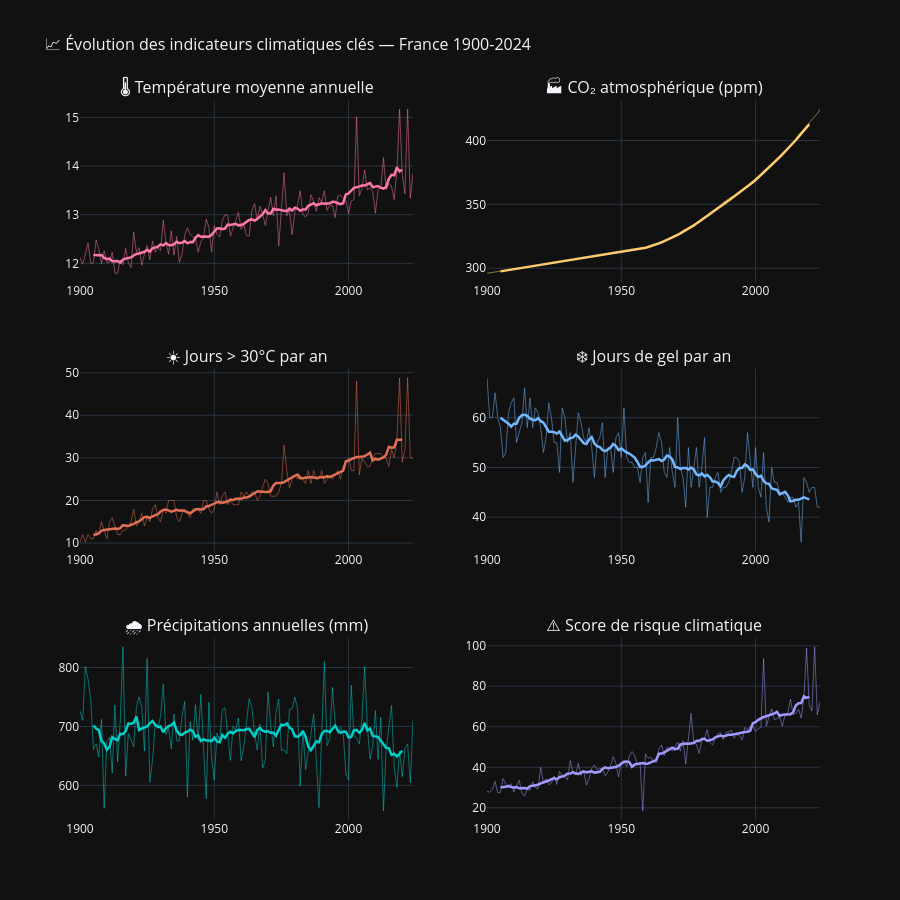

This figure's notebook cell:
### Markdown cell above
## 4. Tendances historiques

### Code cell
# Dashboard multi-panneaux : évolution des indicateurs clés
fig = make_subplots(
    rows=3, cols=2,
    subplot_titles=(
        '🌡️ Température moyenne annuelle',
        '🏭 CO₂ atmosphérique (ppm)',
        '☀️ Jours > 30°C par an',
        '❄️ Jours de gel par an',
        '🌧️ Précipitations annuelles (mm)',
        '⚠️ Score de risque climatique',
    ),
    vertical_spacing=0.12,
)

config_plots = [
    ('temp_moy_c', 1, 1, '#fd79a8'),
    ('co2_ppm', 1, 2, '#fdcb6e'),
    ('jours_chauds_30', 2, 1, '#e17055'),
    ('jours_gel', 2, 2, '#74b9ff'),
    ('precip_mm', 3, 1, '#00cec9'),
    ('score_risque_climatique', 3, 2, '#a29bfe'),
]

for col, row, col_n, color in config_plots:
    if col not in df.columns:
        continue
    df_clean = df.dropna(subset=[col])
    
    # Série brute
    fig.add_trace(go.Scatter(
        x=df_clean['annee'], y=df_clean[col],
        mode='lines', line=dict(color=color, width=1),
        opacity=0.5, showlegend=False,
    ), row=row, col=col_n)
    
    # Moyenne mobile 10 ans
    rolling = df_clean[col].rolling(10, center=True).mean()
    fig.add_trace(go.Scatter(
        x=df_clean['annee'], y=rolling,
        mode='lines', line=dict(color=color, width=2.5),
        name=col, showlegend=False,
    ), row=row, col=col_n)

fig.update_layout(
    height=900, template='plotly_dark',
    title_text='📈 Évolution des indicateurs climatiques clés — France 1900-2024',
    title_font_size=16,
)
fig.show()
